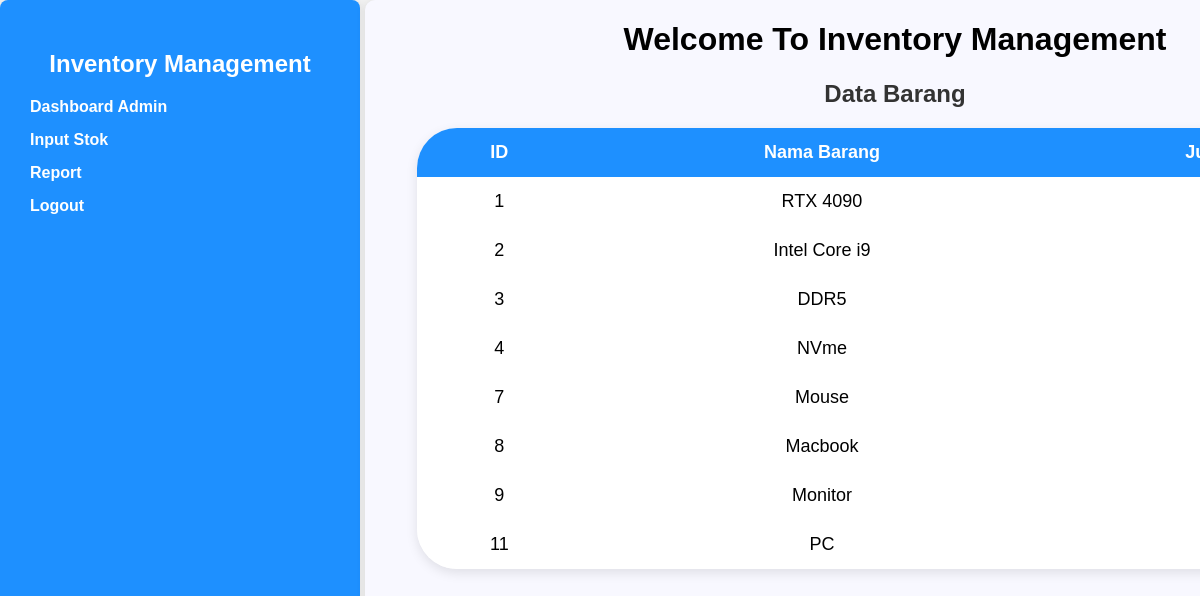
The app's page /dashboard (signed in) with its own data.
### tables this page shows
CREATE TABLE stock (
        id INTEGER PRIMARY KEY AUTOINCREMENT,
        barang TEXT,
        jumlah INTEGER,
        harga TEXT
    );

### app.py (the view)
@app.route('/dashboard')
def dashboard():
    if 'username' not in session:
        return redirect(url_for('login'))
    user_role = session.get('role')
    if user_role not in ['admin', 'user']:
        return "Access Denied", 403
    db = get_db()
    cur = db.execute('SELECT id, barang, jumlah FROM stock')
    barang = cur.fetchall()
    return render_template('dashboard.html', username=session['username'], barang=barang, user_role=user_role)

### app.py (called while the page is built)
def get_db():
    conn = sqlite3.connect('database.db')
    conn.row_factory = sqlite3.Row
    return conn

### templates/dashboard.html (shortened to what this page needs)
{% extends "layout.html" %}
{% block content %}
<Div class="dashboard">
    <h1>Welcome To Inventory Management</h1>
    <h2>Data Barang</h2>
{% if barang %}
<table class="styled-table">
    <thead>
        <tr>
            <th>ID</th>
            <th>Nama Barang</th>
            <th>Jumlah</th>
        </tr>
    </thead>
        <tbody>
            {% for item in barang %}
            <tr>
                <td>{{ item[0] }}</td>
                <td>{{ item[1] }}</td>
                <td>{{ item[2] }}</td>
            </tr>
            {% endfor %}
        </tbody>
</table>
{% else %}
<p>Data barang tidak tersedia.</p>
{% endif %}
</Div>
<div class="dashboard-container">
    <h2>Inventory Management</h2>
    <ul class="dashboard-menu">
        {% if user_role == 'admin' %}
        <li><a href="{{ url_for('admin_dashboard') }}">Dashboard Admin</a></li>
        {% endif %}
        <li><a href="{{ url_for('input_stok') }}">Input Stok</a></li>
        <li><a href="{{ url_for('report') }}">Report</a></li>
        <li><a href="{{ url_for('logout') }}">Logout</a></li>
    </ul>
</div>
{% endblock %}

### static/style.css (style rules this page uses)
.dashboard { width: 1060px; height: 760px; padding: 0px; margin-left: 365px; position: fixed; background-color: ghostwhite; border-radius: 10px; box-shadow: 0 0 10px rgba(0, 0, 0, 0.1); color: solid black; text-align: center; }
table { width: 90%; border-collapse: collapse; background-color: white; box-shadow: 0 4px 12px rgba(0, 0, 0, 0.1); border-radius: 40px; overflow: hidden; margin-top: 20px; margin-left: 52px; font-family: Arial, sans-serif; font-size: 18px; }
thead { background-color: dodgerblue; color: #ffffff; text-align: center; }
th, td { padding: 14px 16px; border-bottom: 0px solid #e0e0e0; }
tbody tr:nth-child(even) { background-color: white; }
.dashboard-container { max-width: 300px; height: 700px; margin-left: 0px; padding: 30px; background-color: dodgerblue ; border-radius: 8px; box-shadow: 0 0 10px rgba(0, 0, 0, 0.1); text-align: left; }
.dashboard-container h2 { margin-bottom: 20px; color: white; }
.dashboard-menu { list-style: none; padding: 0; }
.dashboard-menu li { margin: 15px 0; }
.dashboard-menu a { text-decoration: none; color: white; font-weight: bold; }
body { font-family: Arial, sans-serif; background-color: #f4f4f4; margin: 0; padding: 0; }
h2 { text-align: center; color: #333; }

### records on screen
stock: id "1", barang "RTX 4090"
stock: id "2", barang "Intel Core i9"
stock: id "3", barang "DDR5"
stock: id "4", barang "NVme"
stock: id "7", barang "Mouse"
stock: id "8", barang "Macbook"
stock: id "9", barang "Monitor"
stock: id "11", barang "PC"
